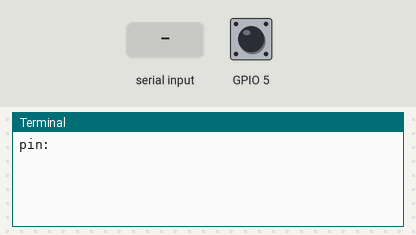
Simulated run of this program. Board: Raspberry Pi (BCM pin numbers). Parts: the last lines printed to the terminal. Inputs (shaded band) come from the test bench; at power-on: GPIO 5 HIGH. Sound played through the audio output is not drawn and takes no time.

Above: at 1.2 s.
1.3 s: "5" typed at the terminal, then Enter
At 2.0 s:
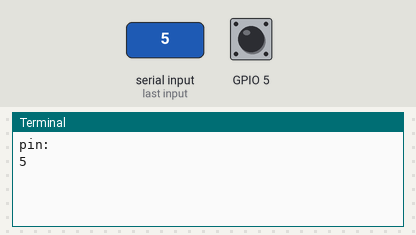
2.8 s: GPIO 5 pulled LOW for 0.15 s
At 4.3 s:
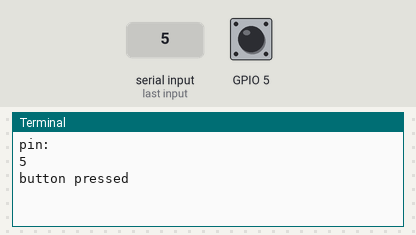

Measured:
- after the input at 1.3 s, the terminal: prints a new line at once (image 1)
- after the input at 2.8 s, the terminal: prints a new line at once (image 2)

The program:

musicbox.py
```python
import pygame.mixer
from pygame.mixer import Sound
from gpiozero import Button
from signal import pause
from time import sleep

pin = int(input("pin:\t"))
pygame.mixer.init()

button = Button(pin)
drum = Sound("samples/drum_tom_mid_hard.wav")
while True:
    button.wait_for_press()
    print("button pressed")
    drum.play()
    sleep(0.1)
    button.wait_for_release()
```
